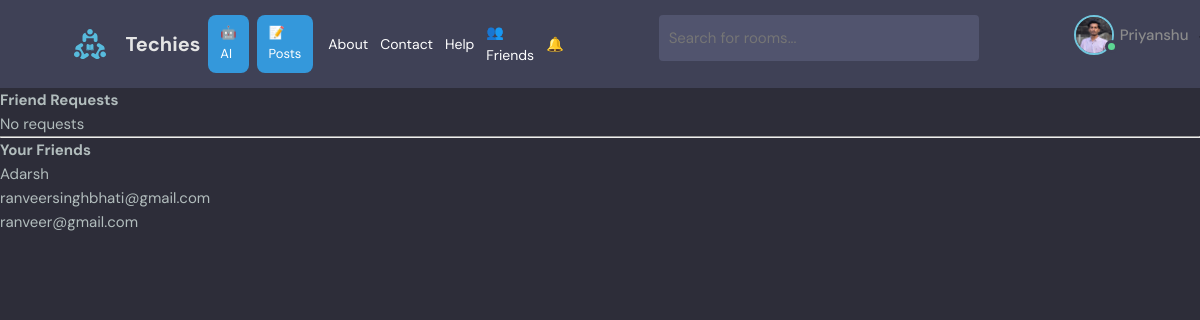
The app's page /friends/ (signed in) with its own data.
### base/models.py (models this page shows)
class User(AbstractUser):
    name = models.CharField(max_length=200, null=True)
    email = models.EmailField(unique=True, null=True)
    bio = models.TextField(null=True)
    avatar = models.ImageField(null=True, default="avatar.svg")
    friends = models.ManyToManyField("self", blank=True)
    USERNAME_FIELD = 'email'
    REQUIRED_FIELDS = []

### base/views.py (the view)
# urls.py: path('friends/', views.friendsPage, name="friends"),
@login_required(login_url='login')
def friendsPage(request):
    requests = FriendRequest.objects.filter(
        receiver=request.user,
        accepted=False
    )
    friends = request.user.friends.all()
    return render(request, 'base/friends.html', {
        'requests': requests,
        'friends': friends
    })

### base/context_processors.py (called while the page is built)
def notification_count(request):
    if request.user.is_authenticated:
        count = FriendRequest.objects.filter(
            receiver=request.user,
            accepted=False
        ).count()
        return {'pending_requests_count': count}
    return {'pending_requests_count': 0}

### base/templates/base/friends.html
{% extends 'main.html' %}
{% block content %}
<h2>Friend Requests</h2>
{% for req in requests %}
  <div>
    <p>{{ req.sender.username }}</p>
    <a href="{% url 'accept-friend' req.id %}">Accept</a>
  </div>
{% empty %}
  <p>No requests</p>
{% endfor %}
<hr>
<h2>Your Friends</h2>
{% for friend in friends %}
  <p>{{ friend.username }}</p>
{% empty %}
  <p>No friends yet</p>
{% endfor %}
{% endblock %}

### templates/navbar.html (shortened to what this page needs)
{% load static %}
<header class="header header--loggedIn">
  <div class="container">
    <div class="nav-left">
      <a href="{% url 'home' %}" class="header__logo">
        <img src="{% static 'images/logo.svg' %}" />
        <h1>Techies</h1>
      </a>
      <a href="{% url 'ai' %}" class="nav-btn">🤖 AI</a>
      <a href="{% url 'posts' %}" class="nav-btn">📝 Posts</a>
      <div class="nav-links">
  <a href="{% url 'about' %}">About</a>
  <a href="{% url 'contact' %}">Contact</a>
  <a href="{% url 'help' %}">Help</a>
  <a href="{% url 'friends' %}" style="position:relative;">
    👥 Friends
  </a>
  <a href="{% url 'notifications' %}" style="position:relative;">
    🔔
  </a>
</div>
    </div>
    <form class="header__search" method="GET" action="{% url 'home' %}">
      <label>
        <input name="q" placeholder="Search for rooms..." />
      </label>
    </form>
    <nav class="header__menu">
  {% if request.user.is_authenticated %}
  <div class="header__user" style="display:flex; align-items:center; gap:8px;">
    <a href="{% url 'user-profile' request.user.id %}" style="display:flex; align-items:center; gap:6px;">
      <div class="avatar avatar--medium active">
        <img src="{{request.user.avatar.url}}" />
      </div>
      <p>{{request.user.username}}</p>
    </a>
    <button class="dropdown-button" style="background:none; border:none; cursor:pointer;">
    </button>
  </div>
  {% else %}
  <a href="{% url 'login' %}">
    <p>Login</p>
  </a>
  {% endif %}
</nav>
  </div>
</header>

### static/styles/style.css (style rules this page uses)
:root { --color-main: #71c6dd; --color-main-light: #e1f6fb; --color-dark: #3f4156; --color-dark-medium: #51546e; --color-dark-light: #696d97; --color-light: #e5e5e5; --color-gray: #8b8b8b; --color-light-gray: #b2bdbd; --color-bg: #2d2d39; --color-success: #5dd693; --color-error: #fc4b0b; }
* { font-family: "DM Sans", -apple-system, BlinkMacSystemFont, "Segoe UI", Roboto, Oxygen, Ubuntu, Cantarell, "Open Sans", "Helvetica Neue", sans-serif; margin: 0; padding: 0; box-sizing: border-box; text-rendering: optimizeLegibility; font-size: inherit; }
html { font-size: 56.25%; }
@media only screen and (min-width: 1200px) { html { font-size: 62.5%; } }
body { line-height: 1.6; font-weight: 400; font-size: 1.5rem; color: var(--color-light-gray); background-color: var(--color-bg); min-height: 100vh; }
img { width: 100%; }
a { display: inline-block; color: var(--color-main); text-decoration: none; }
.container { max-width: 120rem; width: 90%; margin: auto; }
.avatar { position: relative; display: inline-block; border-radius: 50%; border: 2px solid var(--color-main); }
.avatar img { display: block; border-radius: 50%; object-fit: cover; object-position: center; }
.avatar::after { content: ""; display: block; position: absolute; background-color: var(--color-gray); z-index: 111; border-radius: 50%; border: 0.3rem solid var(--color-dark); }
.avatar.active::after { background-color: var(--color-success); }
.avatar.avatar--medium img { width: 3.6rem; height: 3.6rem; border-radius: 50%; }
.avatar.avatar--medium:after { width: 0.7rem; height: 0.7rem; bottom: 0px; right: -6px; }
.header { padding: 1.5rem; background-color: var(--color-dark); }
.header > .container { display: flex; gap: 9.5rem; }
.header__logo, .header__user { display: flex; gap: 2rem; align-items: center; }
.header__logo > img { height: 3.2rem; width: 3.2rem; }
.header__logo > h1 { font-weight: 700; font-size: 2rem; color: var(--color-light); }
.header__search > label { background-color: var(--color-dark-medium); padding: 1.3rem 1rem; display: flex; align-items: center; gap: 1rem; border-radius: 4px; }
.header__search input { width: 30rem; background: transparent; border: none; outline: none; color: var(--color-light); }
.header__menu { margin-left: auto; position: relative; }
.header__menu a { display: flex; gap: 1.5rem; align-items: center; font-weight: 500; text-decoration: none; color: var(--color-gray); }
.header__menu img { height: 3.6rem; }
.header__menu p { line-height: 1.2; }
.dropdown-button { background: transparent; border: 0; outline: 0; cursor: pointer; }

### templates/navbar.html (style rules this page uses)
.nav-btn { padding: 8px 12px; background-color: #3498db; color: white; border-radius: 8px; font-size: 13px; text-decoration: none; margin-left: 8px; }
.nav-links { display: flex; align-items: center; gap: 12px; margin-left: 15px; }
.nav-links a { color: white; text-decoration: none; font-size: 14px; }
.nav-left { display: flex; align-items: center; }

### records on screen
User: user.avatar (picture), user.username "Priyanshu"
User: username "Adarsh"
User: username "ranveersinghbhati@gmail.com"
User: username "ranveer@gmail.com"
